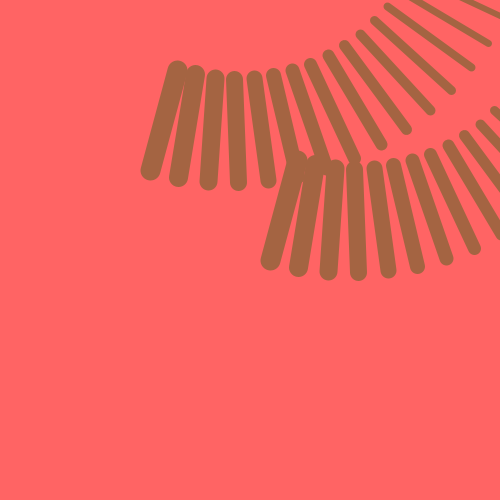
Frame 1 (no input)
Frame 2 (the mouse pressed at the canvas centre, redrawn once): identical to frame 1, image omitted

The Processing sketch that drew this single still picture (run headless with seeded random() and noise(); the mouse was pressed at the canvas centre and the sketch redrawn once):

// Processing sketch: Exercise_22_3
// ── Exercise_22_3.pde
//Modify code 22-04 to create a sequence of different compositions.

int x = 150; //x-coordinate
int u = 20; // units
float a = -0.1; //angle

void setup() {
  size(500,500); 
  stroke(random(255),100,random(255));
  smooth();
  noLoop();
}

void draw() { 
  background(255, 100, 100); 
  tail(x, u, a);
}

void tail(int xpos, int units, float angle) { 
  pushMatrix();
  translate(xpos, 0);
  for (int i = units; i > 0; i--) { // Count in reverse
    strokeWeight(i);
    line(27, 70, 0, 170);
    translate(12, 8);
    rotate(angle);
}
  popMatrix();
  pushMatrix();
  translate(270, 90);
  for (int i = units; i > 0; i--) { // Count in reverse
    strokeWeight(i);
    line(27, 70, 0, 170);
    translate(12, 8);
    rotate(angle);
  
  }
}
